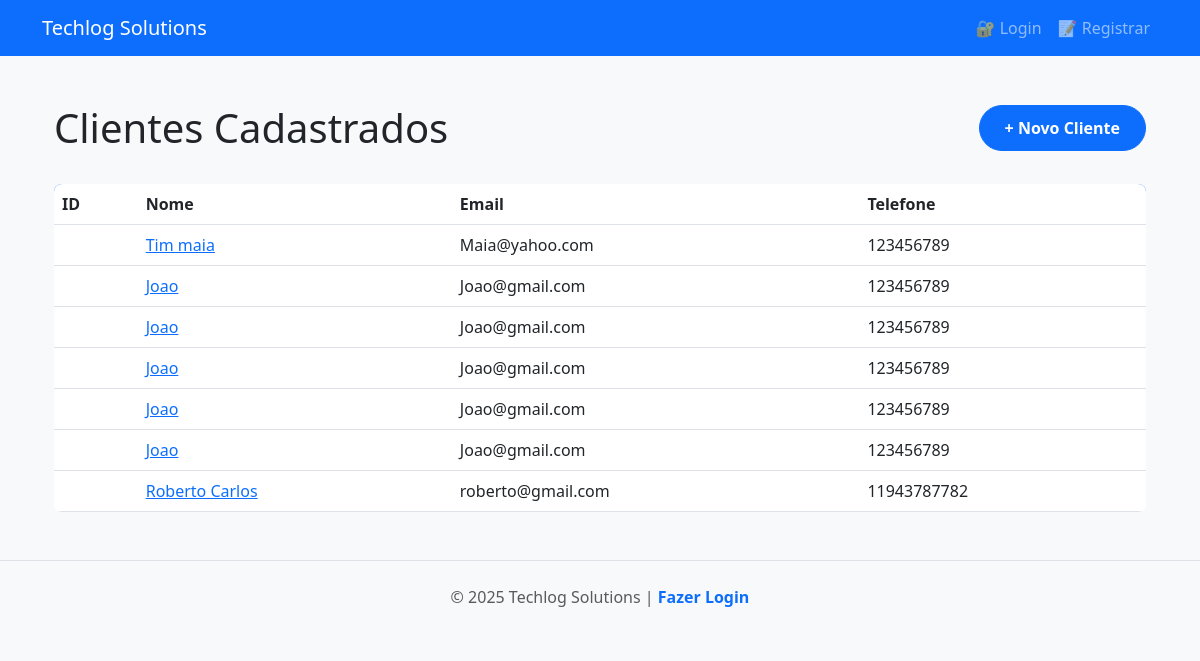
/clientes/, run on the app's committed database.
### tables this page shows
CREATE TABLE clientes(
                               id INTEGER PRIMARY KEY AUTOINCREMENT,
                               nome TEXT NOT NULL,
                               email TEXT NOT NULL,
                               telefone TEXT NOT NULL
                           );

### app/rotas/cliente.py (the view)
@front_router.get("/", response_class=HTMLResponse)
async def pagina_listar_clientes(
    request: Request,
    cliente_repositorio: Annotated[ClienteRepositorio, Depends(obter_cliente_repositorio)]
):
    lista_do_banco = await cliente_repositorio.listar_clientes()
    return templates.TemplateResponse(
        request=request,
        name="clientes.html",
        context={
            "titulo": "Lista de Clientes",
            "clientes": lista_do_banco
        }
    )

### templates/templates/clientes.html (shortened to what this page needs)
{% extends "base.html" %}
{% block conteudo %}
<div class="container">
    <div class="header-section" style="display: flex; justify-content: space-between; align-items: center; margin-bottom: 2rem;">
        <h1 style="margin: 0;">Clientes Cadastrados</h1>
        <a href="/clientes/novo" class="btn btn-primary">
            + Novo Cliente
        </a>
    </div>
    <div class="clientes-lista">
        <table class="table">
            <thead>
                <tr>
                    <th>ID</th>
                    <th>Nome</th>
                    <th>Email</th>
                    <th>Telefone</th>
                </tr>
            </thead>
            <tbody>
                {% for cliente in clientes %}
                <tr>
                    <td>{{ cliente.id }}</td>
                    <td><a href="/clientes/{{ cliente.id_ }}">{{ cliente.nome }}</a></td>
                    <td>{{ cliente.email }}</td>
                    <td>{{ cliente.telefone }}</td>
                </tr>
                {% endfor %}
            </tbody>
        </table>
    </div>
</div>
{% endblock %}

### templates/templates/base.html (shortened to what this page needs)
<!DOCTYPE html>
<html lang="pt-BR">
<head>
    <link href="https://cdn.jsdelivr.net/npm/bootstrap@5.3.0/dist/css/bootstrap.min.css" rel="stylesheet">
    <link rel="stylesheet" href="{{ url_for('static', path='/css/style.css') }}">
</head>
<body>
    <nav class="navbar navbar-expand-lg navbar-dark bg-primary">
        <div class="container">
            <a class="navbar-brand" href="/">
                Techlog Solutions
            </a>
            <div class="collapse navbar-collapse" id="navbarNav">
                <ul class="navbar-nav ms-auto">
                    {% if request.cookies.get("session_token") %}
                        <li class="nav-item">
                            <a class="nav-link" href="/">🏠 Início</a>
                        </li>
                        <li class="nav-item">
                            <a class="nav-link" href="/clientes">👥 Clientes</a>
                        </li>
                        <li class="nav-item">
                            <a class="nav-link" href="/docs" target="_blank">📚 API Docs</a>
                        </li>
                        <li class="nav-item">
                            <div class="user-info">
                                <a href="/logout" class="nav-link" onclick="return confirm('Deseja realmente sair?')">➜] Sair</a>
                            </div>
                        </li>
                    {% else %}
                        <li class="nav-item">
                            <a class="nav-link" href="/login">🔐 Login</a>
                        </li>
                        <li class="nav-item">
                            <a class="nav-link" href="/registro">📝 Registrar</a>
                        </li>
                    {% endif %}
                </ul>
            </div>
        </div>
    </nav>
    <main class="container my-5">
        {% block conteudo %}
        {% endblock %}
    </main>
    <footer class="bg-light py-4 mt-5">
        <div class="container text-center">
            <p class="text-muted mb-0">
                © 2025 Techlog Solutions |
                {% if request.cookies.get("session_token") %}
                    <a href="/docs">Documentação da API</a>
                {% else %}
                    <a href="/login">Fazer Login</a>
                {% endif %}
            </p>
        </div>
    </footer>
</body>
</html>

### static/css/style.css (style rules this page uses)
:root { --primary-color: #0d6efd; --secondary-color: #6c757d; --success-color: #198754; --danger-color: #dc3545; --warning-color: #ffc107; --info-color: #0dcaf0; --light-bg: #f8f9fa; --dark-text: #212529; --border-radius: 8px; --transition: all 0.3s ease; }
body { font-family: 'Segoe UI', Tahoma, Geneva, Verdana, sans-serif; background-color: var(--light-bg); color: var(--dark-text); }
.btn { border-radius: 50px; padding: 10px 25px; font-weight: 600; transition: var(--transition); }
.table { background: white; border-radius: var(--border-radius); overflow: hidden; }
.table thead { background: var(--primary-color); color: white; }
footer { margin-top: auto; border-top: 1px solid #dee2e6; }
footer a { color: var(--primary-color); text-decoration: none; font-weight: 600; }

### data on the page
clientes: nome "Tim maia", email "Maia@yahoo.com", telefone "123456789"
clientes: nome "Joao", email "Joao@gmail.com", telefone "123456789"
clientes: nome "Joao", email "Joao@gmail.com", telefone "123456789"
clientes: nome "Joao", email "Joao@gmail.com", telefone "123456789"
clientes: nome "Joao", email "Joao@gmail.com", telefone "123456789"
clientes: nome "Joao", email "Joao@gmail.com", telefone "123456789"
clientes: nome "Roberto Carlos", email "roberto@gmail.com", telefone "11943787782"
